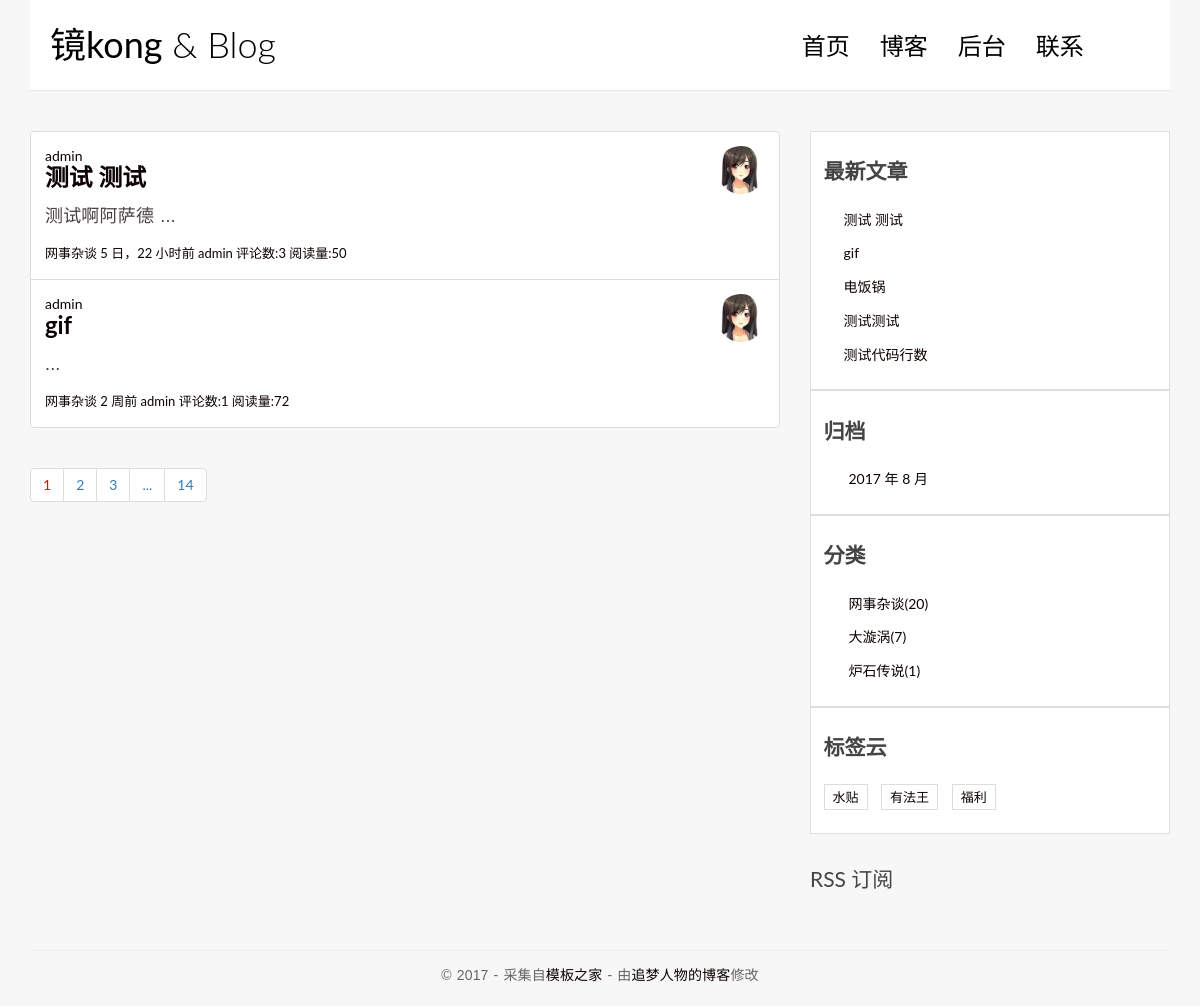
/, run on an earlier commit of the app's database.
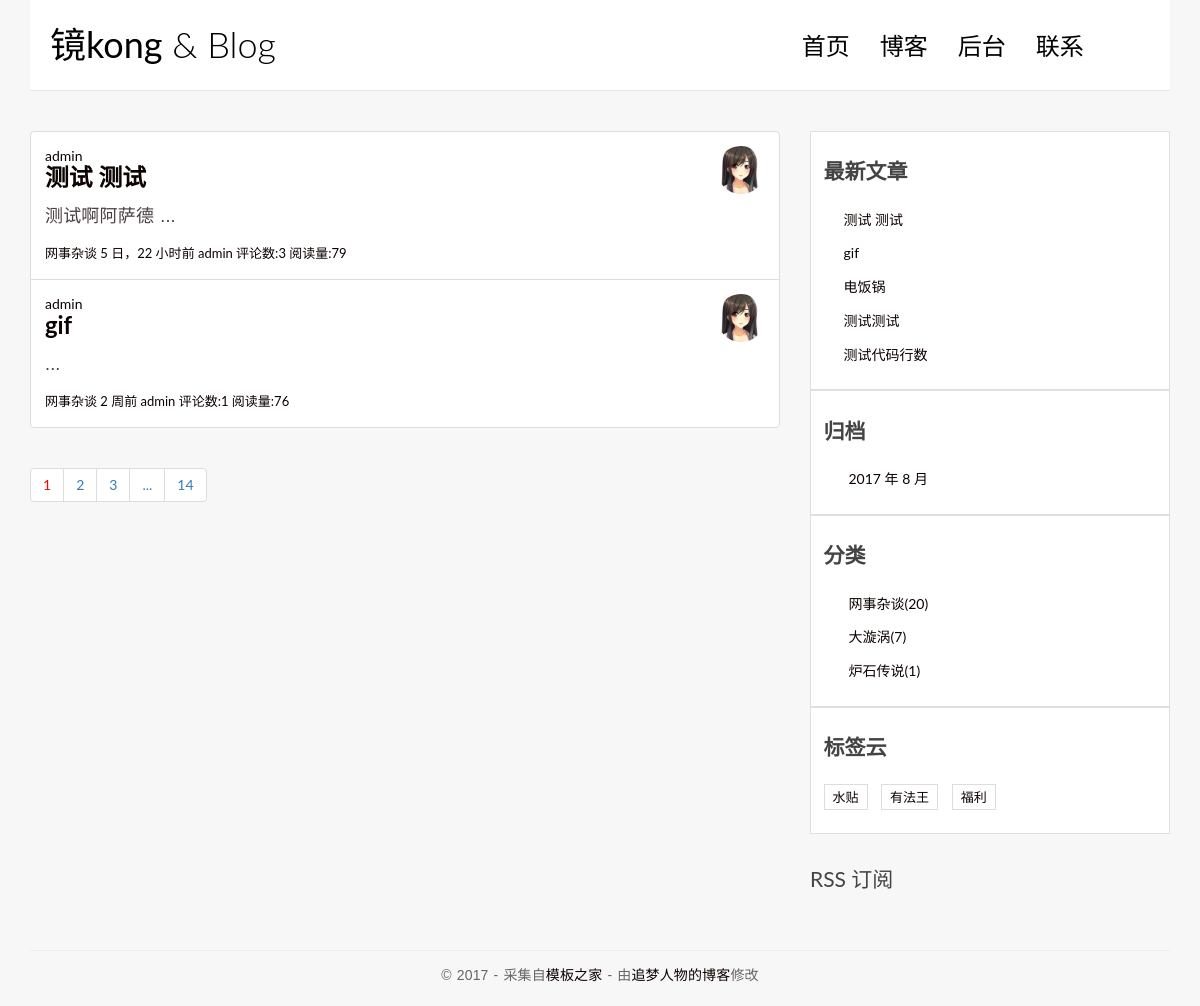
And on a later commit of the database.
### blog/models.py (models this page shows, shortened)
class Post(models.Model):
    title = models.CharField(max_length=70)
    def get_absolute_url(self):
        return reverse('blog:detail', kwargs={'pk': self.pk})
    body = RichTextUploadingField(verbose_name='正文')
    views = models.PositiveIntegerField(default=0)
    excerpt = models.CharField(max_length=200, blank=True)
    created_time = models.DateTimeField(auto_now_add=True)
    modified_time = models.DateTimeField(auto_now_add=True)
    category = models.ForeignKey(Category)
    tags = models.ManyToManyField(Tag, blank=True)
    author = models.ForeignKey(User)
    class Meta:
        ordering = ['-created_time']

class Category(models.Model):
    name = models.CharField(max_length=100)

class Tag(models.Model):
    name = models.CharField(max_length=70)

### blog/views.py (the view, shortened to what this page needs)
# urls.py: url(r'^$', views.IndexView.as_view(), name='index'),
class IndexView(ListView):
    model = Post
    template_name = 'blog/index.html'
    context_object_name = 'post_list'
    paginate_by = 2
    def get_context_data(self, **kwargs):
        context = super().get_context_data(**kwargs)
        paginator = context.get('paginator')
        page = context.get('page_obj')
        is_paginated = context.get('is_paginated')
        pagination_data = self.pagination_data(paginator, page, is_paginated)
        context.update(pagination_data)
        return context
    def pagination_data(self, paginator, page, is_paginated):
        if not is_paginated:
            return {}
        left = []
        right = []
        left_has_more = False
        right_has_more = False
        first = False
        last = False
        page_number = page.number
        total_pages = paginator.num_pages
        page_range = paginator.page_range
        if page_number == 1:
            right = page_range[page_number:page_number + 2]
            if right[-1] < total_pages - 1:
                right_has_more = True
            if right[-1] < total_pages:
                last = True
        elif page_number == total_pages:
            left = page_range[(page_number - 3) if (page_number - 3) > 0 else 0:page_number - 1]
            if left[0] > 2:
                left_has_more = True
            if left[0] > 1:
                first = True
        data = {
            'left': left,
            'right': right,
            'left_has_more': left_has_more,
            'right_has_more': right_has_more,
            'first': first,
            'last': last,
        }
        return data

### blog/templatetags/blog_tags.py (called while the page is built)
@register.simple_tag              # 将函数注册为模板
def get_recent_posts(num=5):
    return Post.objects.all().order_by('-created_time')[:num]

@register.simple_tag
def archives():
    return Post.objects.dates('created_time', 'month', order='DESC')

@register.simple_tag
def get_categories():
    return Category.objects.annotate(num_posts=Count('post')).filter(num_posts__gt=0)

@register.simple_tag
def get_tag():
    return Tag.objects.all()

### templates/blog/index.html (shortened to what this page needs)
{% extends 'base.html' %}
{% load staticfiles %}
{% block main %}
<ul class="list-group">
    {% for post in post_list %}
        <li class="list-group-item">
              <header class="index-entry-header">
                  <span class="post-author"><a href="#">{{post.author}}</a></span>
                  <img width="48" height="48" alt="Tilo Mitra&#x27;s avatar" class="post-avatar" src="{% static 'blog/img/moe.png' %}">
                  <h1 class="entry-title">
                      <a href="{{ post.get_absolute_url }}">{{ post.title}}</a>
                  </h1>
                  <div class="entry-content clearfix">
                        <p>{{ post.excerpt }}</p>
                    </div>
                  <div class="entry-meta">
                      <span><a href="#">{{ post.category.name}}</a></span>
                      <span class="post-date"><a href="#">{{post.created_time|timesince}}前</a></span>
                      <span class="post-author"><a href="#">{{post.author}}</a></span>
                      <span class="comments-link"><a href="#">评论数:{{ post.comment_set.count }}</a></span>
                      <span class="views-count"><a href="#">阅读量:{{ post.views }}</a></span>
                  </div>
                    </header>
        </li>
    {% empty %}
        <div class="no-post">暂时还没有发布的文章！</div>
    {% endfor %}
 </ul>
{% if is_paginated %}
<nav aria-label="Page navigation">
    <ul class="pagination">
        <li><a href="?page={{ page_obj.number }}" style="color: red">{{ page_obj.number }}</a></li>
  {% if right %}
    {% for i in right %}
        <li><a href="?page={{ i }}">{{ i }}</a></li>
    {% endfor %}
    {% if right_has_more %}
        <li><span>...</span></li>
    {% endif %}
  {% endif %}
  {% if last %}
        <li><a href="?page={{ paginator.num_pages }}">{{ paginator.num_pages }}</a></li>
  {% endif %}
</ul>
</nav>
{% endif %}
{% endblock main %}

### templates/base.html (shortened to what this page needs)
{% load staticfiles %}
{% load blog_tags %}
<!DOCTYPE html>
<html>
<head>
    <link rel="stylesheet" href="http://code.ionicframework.com/ionicons/2.0.1/css/ionicons.min.css">
    <link rel="stylesheet" href="//cdn.bootcss.com/bootstrap/3.3.7/css/bootstrap.min.css">
    <link rel="stylesheet" href="{% static 'blog/css/bootstrap.min.css' %}">
    <link rel="stylesheet" href="{% static 'blog/css/pace.css' %}">
    <link rel="stylesheet" href="{% static 'blog/css/custom.css' %}">
    <link rel="stylesheet" href="{% static 'blog/css/prism.css' %}">
    <link rel="stylesheet" href="{% static 'blog/css/highlights/github.css' %}">
    <link rel="stylesheet" href="{% static 'easy_comment/css/comment.css' %}">
    <link rel="stylesheet" href="{% static 'easy_comment/css/prism.css' %}">
    <link rel="stylesheet" href="https://unpkg.com/purecss@1.0.0/build/pure-min.css">
    <link rel="stylesheet" href="https://unpkg.com/purecss@1.0.0/build/grids-responsive-min.css">
    <link rel="stylesheet" href="{% static 'blog/css/blog.css' %}">
</head>
<body>
<div class="container">
    <header id="site-header">
        <div class="row">
            <div class="col-md-4 col-sm-5 col-xs-8">
                <div class="logo">
                    <h1><a href="{% url 'blog:index' %}"><b>镜kong</b> &amp; Blog</a></h1>
                </div>
            </div>
            <div class="col-md-8 col-sm-7 col-xs-4">
                <nav class="main-nav" role="navigation">
                    <div class="collapse navbar-collapse" id="bs-example-navbar-collapse-1">
                        <ul class="nav navbar-nav navbar-right">
                            <li class="cl-effect-11"><a href="index.html" data-hover="首页">首页</a></li>
                            <li class="cl-effect-11"><a href="full-width.html" data-hover="博客">博客</a></li>
                            <li class="cl-effect-11"><a href="admin/" data-hover="后台">后台</a></li>
                            <li class="cl-effect-11"><a href="contact.html" data-hover="联系">联系</a></li>
                        </ul>
                    </div>
                </nav>
            </div>
        </div>
    </header>
</div>
<div class="content-body">
    <div class="container">
        <div class="row">
            <main class="col-md-8">
                {% block main %}
                {% endblock main %}
            </main>
            <aside class="col-md-4">
                <div class="widget widget-recent-posts">
                    <h3 class="widget-title">最新文章</h3>
                    {% get_recent_posts as recent_post_list %}
                    <ul>
                        {% for post in recent_post_list %}
                        <li>
                            <a href="{{ post.get_absolute_url }}">{{ post.title }}</a>
                        </li>
                        {% endfor %}
                    </ul>
                </div>
                <div class="widget widget-archives">
                    <h3 class="widget-title">归档</h3>
                    {% archives as date_list %}
                    <ul>
                        {% for date in date_list %}
                        <li>
                            <a href="#">{{date.year}} 年 {{date.month}} 月</a>
                        </li>
                        {% empty %}
                        暂无归档
                        {% endfor %}
                    </ul>
                </div>
                <div class="widget widget-category">
                    <h3 class="widget-title">分类</h3>
                    {% get_categories as category_list %}
                    <ul>
                        {% for category in category_list %}
                        <li>
                            <a href="{% url 'blog:category' category.pk %}">{{category.name}}<span class="post-count">({{ category.num_posts}})</span></a>
                        </li>
                        {% endfor %}
                    </ul>
                </div>
                <div class="widget widget-tag-cloud">
                    <h3 class="widget-title">标签云</h3>
                    {% get_tag as tag_list %}
                    <ul>
                        {% for Tag in tag_list %}
                        <li>
                            <a href="{% url 'blog:tag' Tag.pk %}">{{Tag.name}}</a>
                        </li>
                        {% endfor %}
                    </ul>
                </div>
                <div class="rss">
                    <a href=""> RSS 订阅</a>
                </div>
            </aside>
        </div>
    </div>
</div>
<footer id="site-footer">
    <div class="container">
        <div class="row">
            <div class="col-md-12">
                <p class="copyright">&copy 2017 - 采集自<a href="http://www.cssmoban.com/"
                                                        target="_blank" title="模板之家">模板之家</a>
                    - 由<a href="http://zmrenwu.com/" title="网页模板" target="_blank">追梦人物的博客</a>修改
                </p>
            </div>
        </div>
    </div>
</footer>
</body>
</html>

### blog/static/blog/css/custom.css (style rules this page uses)
* { outline: none; }
h1, h2, h3, h4, h5, h6 { margin-top: 0; }
b { font-weight: 400; }
a { color: #333; }
body { color: #444; font-family: 'Lato', sans-serif; background-color: #f7f7f7; }
p { font-family: 'Ubuntu', sans-serif; font-weight: 400; word-spacing: 1px; letter-spacing: 0.01em; }
img { max-width: 100%; }
#site-header { background-color: #FFF; padding: 25px 20px; margin-bottom: 40px; border-bottom: 1px solid #e7e7e7; }
.logo h1 a { color: #000; }
.logo h1 { margin: 0; font-family: 'Lato', sans-serif; font-weight: 300; }
.main-nav { margin-top: 11px; max-width: 95%; }
.main-nav a { color: #000000 !important; padding: 0 0 5px 0 !important; margin-right: 30px; font-family: 'Lato', sans-serif; font-weight: 300; font-size: 24px; }
.cl-effect-11 a { padding: 10px 0; color: #0972b4; text-shadow: none; }
.cl-effect-11 a::before { position: absolute; top: 0; left: 0; overflow: hidden; padding: 0 0 5px 0 !important; max-width: 0; border-bottom: 1px solid #000; color: #000; content: attr(data-hover); white-space: nowrap; -webkit-transition: max-width 0.5s; -moz-transition: max-width 0.5s; transition: max-width 0.5s; }
.content-body { padding-bottom: 4em; }
.list-group { list-style-type: none; }
.list-group-item { background: #FFF; padding: 1em 1em 0 1em; background-color: #fff; margin-bottom: -1px; }
.entry-title { font-size: 1.7em; font-weight:bold; margin-bottom: 10px; line-height: 1; padding: 0 0 0; }
.entry-meta { color: #DDDDDD; font-size: 13px; margin-bottom: 10px; padding: 0 0 0.5em 0 }
.entry-content { font-size: 18px; line-height: 1.9; font-weight: 300; color: rgba(41, 29, 35, 0.85); }
.widget { background: #fff; padding: 1.25rem; border: 1px solid rgba(0,0,0,.125); }
.widget-title { font-size: 1.5em; margin-bottom: 20px; line-height: 1.6; padding: 10px 0 0; font-weight: 700; }
.widget-recent-posts ul { padding: 0; margin: 0; padding-left: 20px; }
.widget-recent-posts ul li { list-style-type: none; position: relative; line-height: 170%; margin-bottom: 10px; }
.widget-recent-posts ul li::before { content: '\f3d3'; font-family: "Ionicons"; position: absolute; left: -17px; top: 3px; font-size: 16px; color: #000; }
.widget-archives ul { padding: 0; margin: 0; padding-left: 25px; }
.widget-archives ul li { list-style-type: none; position: relative; line-height: 170%; margin-bottom: 10px; }
.widget-archives ul li::before { content: '\f3f3'; font-family: "Ionicons"; position: absolute; left: -25px; top: 1px; font-size: 16px; color: #000; }
.widget-category ul { padding: 0; margin: 0; padding-left: 25px; }
.widget-category ul li { list-style-type: none; position: relative; line-height: 170%; margin-bottom: 10px; }
.widget-category ul li::before { content: '\f3fe'; font-family: "Ionicons"; position: absolute; left: -25px; top: 1px; font-size: 18px; color: #000; }
.widget-tag-cloud ul { padding: 0; margin: 0; margin-right: -10px; }
.widget-tag-cloud ul li { list-style-type: none; font-size: 13px; display: inline-block; margin-right: 10px; margin-bottom: 10px; padding: 3px 8px; border: 1px solid #ddd; }
.rss { font-size: 21px; margin-top: 30px; }
.rss a { color: #444; }
#site-footer { padding-top: 10px; padding: 0 0 1.5em 0; }
.copyright { text-align: center; padding-top: 1em; margin: 0; border-top: 1px solid #eee; color: #666; }

### blog/static/blog/css/blog.css (style rules this page uses)
* { -webkit-box-sizing: border-box; -moz-box-sizing: border-box; box-sizing: border-box; }
a { text-decoration: none; color: rgb(12, 2, 1); }
h3 { font-weight: 100; }
.post-avatar { border-radius: 50px; float: right; margin-left: 1em; }

What changed in the data, as far as the page shows it:
changed Post "测试 测试": views "50" → "79"
changed Post "gif": views "72" → "76"
